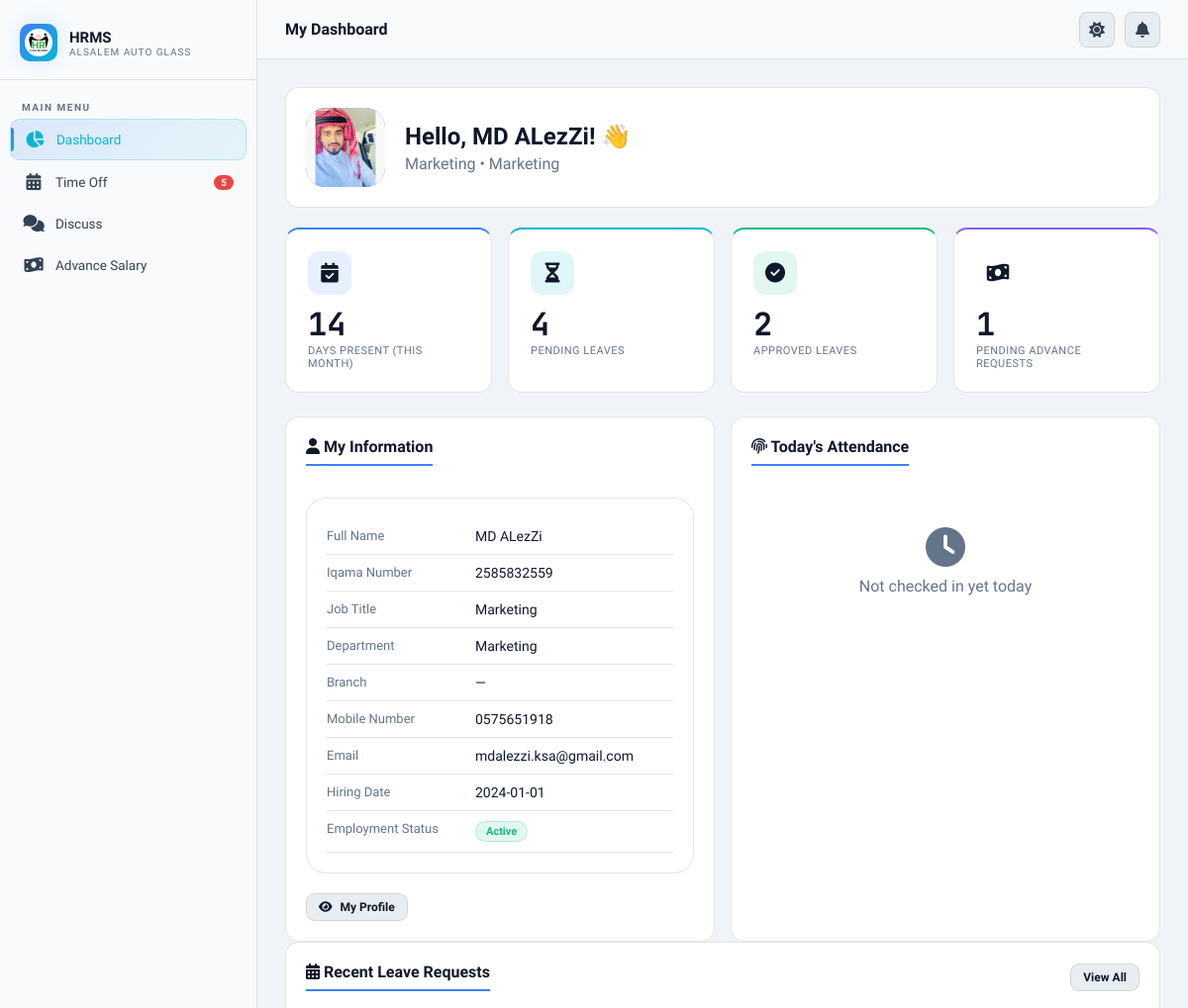
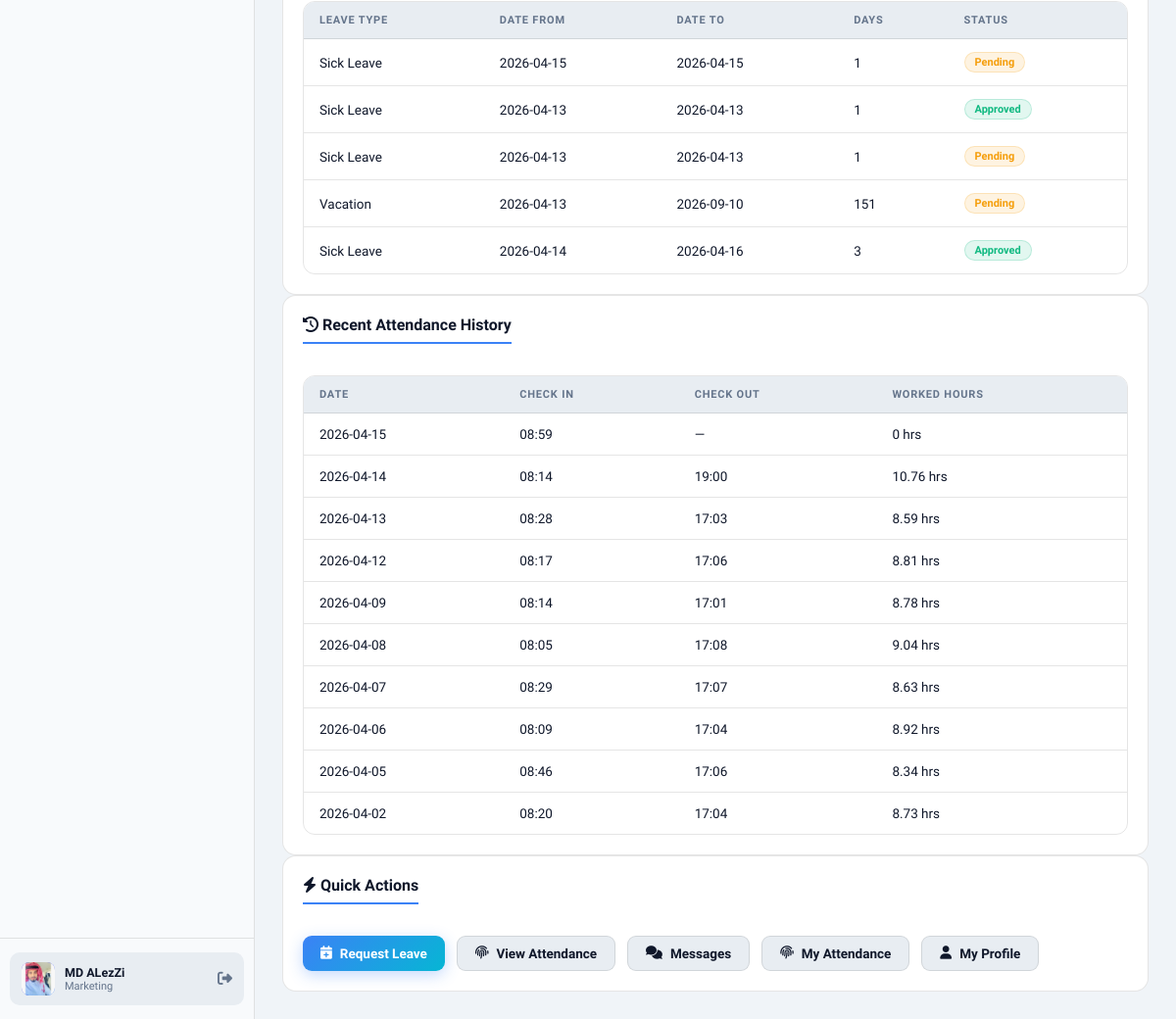
Page / (signed in) on the earlier database version (2 pictures, top to bottom).
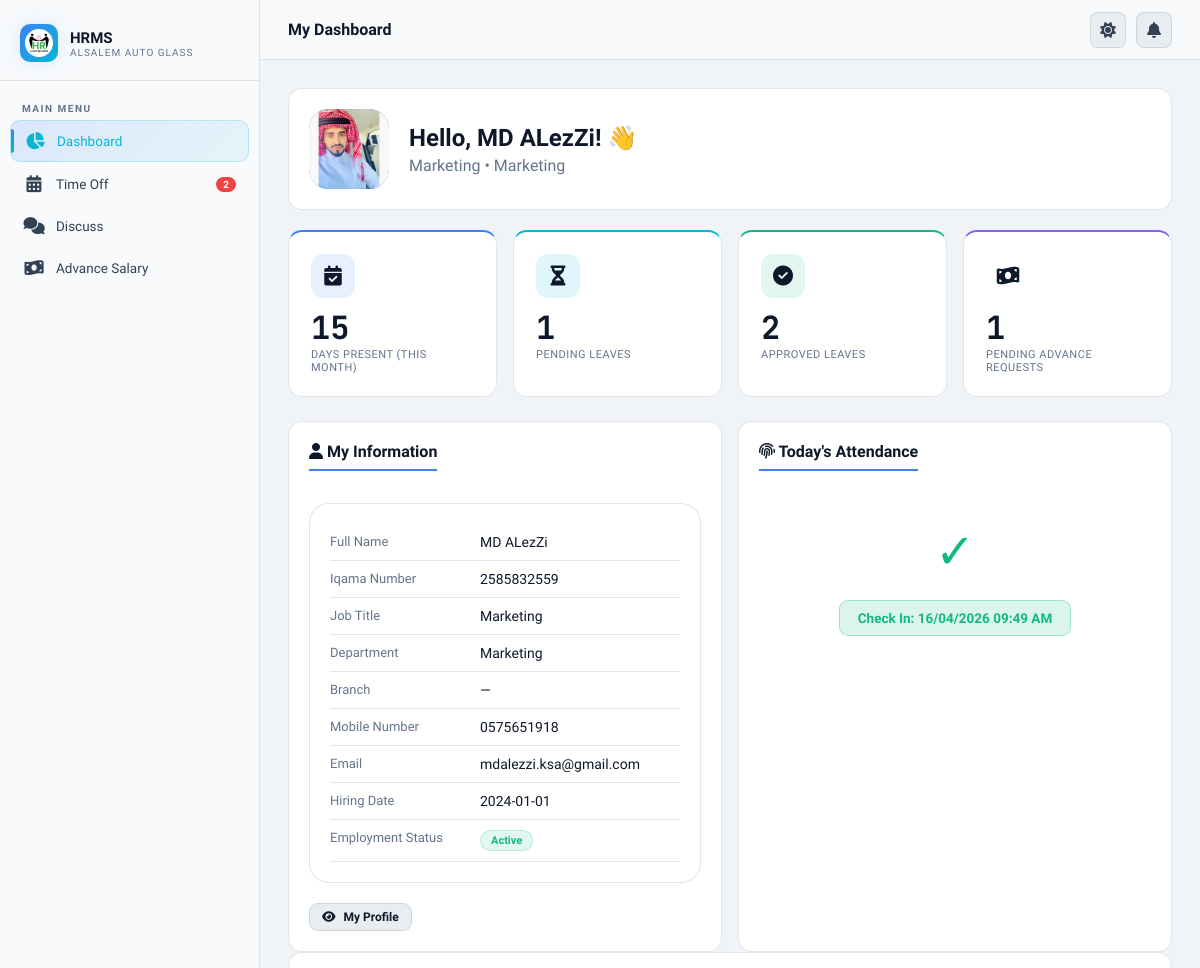
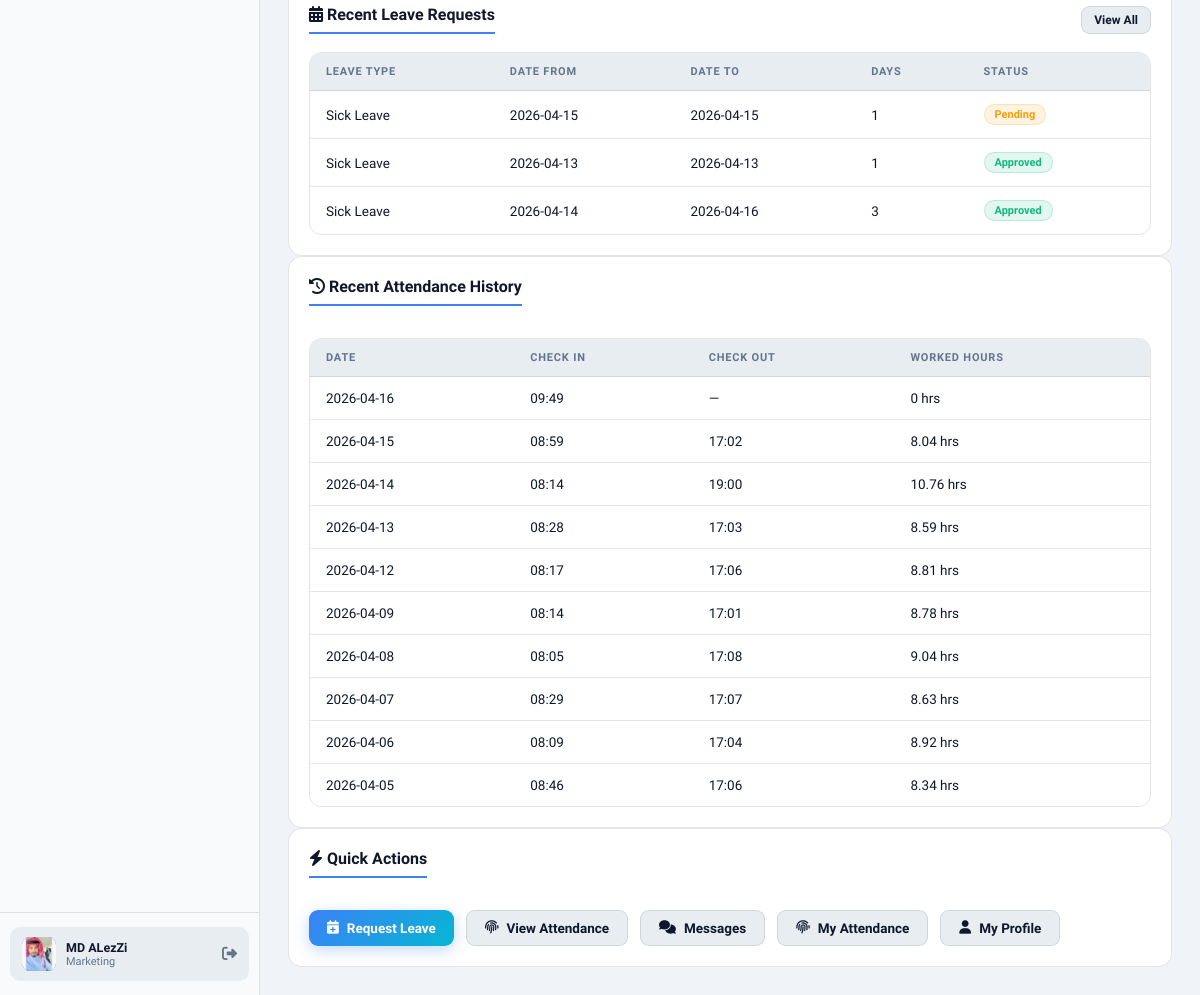
Same page on the later database version (2 pictures, top to bottom).
### core/models.py (models this page shows, shortened)
class TimeOffRequest(models.Model):
    STATUS_CHOICES = [
        ("pending", "Pending"),
        ("approved", "Approved"),
        ("refused", "Refused"),
        ("cancelled", "Cancelled"),
    ]
    APPROVAL_STATE_CHOICES = [
        ("draft", "Draft"),
        ("submitted", "Submitted"),
        ("branch_approved", "Branch Manager Approved"),
        ("manager_approved", "Manager Approved"),
        ("ceo_approved", "CEO Approved"),
        ("hr_approved", "HR Approved"),
        ("approved", "Approved"),
        ("refused", "Refused"),
    ]
    REQUESTER_ROLE_CHOICES = [
        ("employee", "Employee"),
        ("officer", "Officer"),
        ("branch_manager", "Branch Manager"),
        ("manager", "Manager"),
        ("hr", "HR"),
    ]
    status = models.CharField(max_length=20, choices=STATUS_CHOICES, default="pending")
    approval_state = models.CharField(
        max_length=20, choices=APPROVAL_STATE_CHOICES, default="draft"
    )
    requester_role = models.CharField(
        max_length=20, choices=REQUESTER_ROLE_CHOICES, blank=True
    )
    refused_reason = models.TextField(blank=True)
    employee = models.ForeignKey(
        Employee, on_delete=models.CASCADE, related_name="time_off_requests"
    )
    leave_type = models.ForeignKey(TimeOffType, on_delete=models.CASCADE)
    date_from = models.DateField()
    date_to = models.DateField()
    supporting_document = models.FileField(
        upload_to="timeoff_documents/",
        null=True,
        blank=True,
    )
    reason = models.TextField(blank=True)
    status = models.CharField(max_length=20, choices=STATUS_CHOICES, default="pending")
    approved_by = models.ForeignKey(
        Employee,
        null=True,
        blank=True,
        on_delete=models.SET_NULL,
        related_name="approved_requests",
    )
    created_at = models.DateTimeField(auto_now_add=True)
    @property
    def days_count(self):
        return (self.date_to - self.date_from).days + 1

class TimeOffType(models.Model):
    name = models.CharField(max_length=100)
    days_allowed = models.IntegerField(default=0)
    color = models.CharField(max_length=20, default="#4f46e5")

class AttendanceRecord(models.Model):
    employee = models.ForeignKey(
        Employee, on_delete=models.CASCADE, related_name="attendance"
    )
    date = models.DateField()
    check_in = models.DateTimeField(null=True, blank=True)
    check_out = models.DateTimeField(null=True, blank=True)
    source = models.CharField(
        max_length=20,
        choices=[("zkteco", "ZKTeco"), ("manual", "Manual")],
        default="zkteco",
    )
    class Meta:
        unique_together = ("employee", "date")
    @property
    def worked_hours(self):
        if self.check_in and self.check_out:
            delta = self.check_out - self.check_in
            return round(delta.seconds / 3600, 2)
        return 0

### core/views.py (the view)
# urls.py: path("", views.dashboard, name="dashboard"),
@login_required
def dashboard(request):
    if request.user.is_hr:
        total_employees = Employee.objects.filter(employment_status="active").count()
        pending_leaves = TimeOffRequest.objects.filter(status="pending").count()
        today = timezone.now().date()
        present_today = AttendanceRecord.objects.filter(date=today).count()
        unread_messages = Message.objects.filter(
            receiver=request.user, is_read=False
        ).count()
        recent_employees = Employee.objects.filter(employment_status="active").order_by(
            "-date_joined"
        )[:5]
        recent_leaves = TimeOffRequest.objects.order_by("-created_at")[:5]
        context = {
            "total_employees": total_employees,
            "pending_leaves": pending_leaves,
            "present_today": present_today,
            "unread_messages": unread_messages,
            "recent_employees": recent_employees,
            "recent_leaves": recent_leaves,
            "is_hr_dashboard": True,
        }
        return render(request, "dashboard.html", context)
    else:
        employee = request.user
        today = timezone.now().date()
        attendance_today = AttendanceRecord.objects.filter(
            employee=employee, date=today
        ).first()
        if today.day >= 21:
            period_start = today.replace(day=21)
            period_end = today
        else:
            first_of_month = today.replace(day=1)
            prev_month = first_of_month - timezone.timedelta(days=1)
            period_start = prev_month.replace(day=21)
            period_end = today
        attendance_this_month = AttendanceRecord.objects.filter(
            employee=employee,
            date__gte=period_start,
            date__lte=period_end,
        ).count()
        pending_leaves = TimeOffRequest.objects.filter(
            employee=employee, status="pending"
        ).count()
        approved_leaves = TimeOffRequest.objects.filter(
            employee=employee, status="approved"
        ).count()
        total_leaves_taken = TimeOffRequest.objects.filter(
            employee=employee, status="approved"
        ).count()
        recent_leave_requests = TimeOffRequest.objects.filter(
            employee=employee
        ).order_by("-created_at")[:5]
        recent_attendance = AttendanceRecord.objects.filter(employee=employee).order_by(
            "-date"
        )[:10]
        unread_messages = Message.objects.filter(
            receiver=employee, is_read=False
        ).count()
        advance_pending = AdvanceSalaryRequest.objects.filter(
            employee=employee, status="pending"
        ).count()
        context = {
            "is_employee_dashboard": True,
            "employee": employee,
            "attendance_today": attendance_today,
            "attendance_this_month": attendance_this_month,
            "pending_leaves": pending_leaves,
            "approved_leaves": approved_leaves,
            "total_leaves_taken": total_leaves_taken,
            "recent_leave_requests": recent_leave_requests,
            "recent_attendance": recent_attendance,
            "unread_messages": unread_messages,
            "advance_pending": advance_pending,
            "today": today,
        }
        return render(request, "employee_dashboard.html", context)

### core/context_processors.py (called while the page is built)
def notification_counts(request):
    if request.user.is_authenticated:
        return {
            "pending_count": TimeOffRequest.objects.filter(status="pending").count(),
            "unread_count": Message.objects.filter(
                receiver=request.user, is_read=False
            ).count(),
            "pending_advance_count": (
                AdvanceSalaryRequest.objects.filter(status="pending").count()
                if request.user.is_hr
                else 0
            ),
        }
    return {
        "pending_count": 0,
        "unread_count": 0,
        "pending_advance_count": 0,
    }

### core/models.py (called while the page is built)
    @property
    def is_hr(self):
        return self.role == "hr" or self.is_superuser or self.is_staff

### templates/employee_dashboard.html (shortened to what the changed rows need)
{% extends 'base.html' %}
{% block content %}
<div class="grid-4" style="margin-bottom:24px;">
    <div class="stat-card blue stagger-1" onclick="window.location='{% url 'my_attendance' %}'" style="cursor:pointer;">
        <div class="stat-icon blue"><i class="fa-solid fa-calendar-check"></i></div>
        <div class="stat-value">{{ attendance_this_month }}</div>
        <div class="stat-label">Days Present (This Month)</div>
    </div>
    <div class="stat-card cyan stagger-2" onclick="window.location='{% url 'timeoff_list' %}'" style="cursor:pointer;">
        <div class="stat-icon cyan"><i class="fa-solid fa-hourglass-half"></i></div>
        <div class="stat-value">{{ pending_leaves }}</div>
        <div class="stat-label">Pending Leaves</div>
    </div>
</div>
<div class="grid-2">
    <div class="card stagger-6">
        <div style="margin-top:16px;">
            {% if attendance_today %}
                <div style="text-align:center;padding:20px;">
                    <div style="font-size:48px;color:var(--success);margin-bottom:10px;">✓</div>
                    <div style="margin-top:10px;" class="btn btn-success">
                        <div>Check In: <strong>{{ attendance_today.check_in|date:"d/m/Y h:i A" }}</strong></div>
                    </div>
                </div>
            {% else %}
                <div style="text-align:center;padding:30px;color:var(--text3);">
                    <i class="fa-solid fa-clock" style="font-size:40px;margin-bottom:10px;display:block;"></i>
                    Not checked in yet today
                </div>
            {% endif %}
        </div>
    </div>
</div>
<div class="card stagger-7">
    {% if recent_leave_requests %}
    <div class="table-wrapper">
        <table class="table">
            <thead>
                <tr><th>Leave Type</th><th>Date From</th><th>Date To</th><th>Days</th><th>Status</th></tr>
            </thead>
            <tbody>
                {% for req in recent_leave_requests %}
                <tr>
                    <td>{{ req.leave_type.name }}</td>
                    <td>{{ req.date_from|date:"Y-m-d" }}</td>
                    <td>{{ req.date_to|date:"Y-m-d" }}</td>
                    <td>{{ req.days_count }}</td>
                    <td><span class="badge badge-{% if req.status == 'approved' %}success{% elif req.status == 'pending' %}warning{% else %}danger{% endif %}">{{ req.get_status_display }}</span></td>
                </tr>
                {% endfor %}
            </tbody>
        </table>
    </div>
    {% else %}
    <div style="text-align:center;padding:30px;color:var(--text3);">No leave requests found</div>
    {% endif %}
</div>
<div class="card stagger-8">
    {% if recent_attendance %}
    <div class="table-wrapper" style="margin-top:16px;">
        <table class="table">
            <thead>
                <tr><th>Date</th><th>Check In</th><th>Check Out</th><th>Worked Hours</th></tr>
            </thead>
            <tbody>
                {% for att in recent_attendance %}
                <tr>
                    <td>{{ att.date|date:"Y-m-d" }}</td>
                    <td>{{ att.check_in|date:"H:i"|default:"—" }}</td>
                    <td>{{ att.check_out|date:"H:i"|default:"—" }}</td>
                    <td>{{ att.worked_hours }} hrs</td>
                </tr>
                {% endfor %}
            </tbody>
        </table>
    </div>
    {% else %}
    <div style="text-align:center;padding:30px;color:var(--text3);">No attendance records found</div>
    {% endif %}
</div>
{% endblock %}

### templates/base.html (shortened to what this page needs)
{% load static %}
<!DOCTYPE html>
<html lang="en">
<head>
  <link rel="stylesheet" href="{% static 'css/main.css' %}">
  <link rel="stylesheet" href="https://cdnjs.cloudflare.com/ajax/libs/font-awesome/6.5.0/css/all.min.css">
</head>
<body>
  <div class="app-wrapper">
    <aside class="sidebar" id="sidebar">
      <div class="sidebar-logo">
        <div class="logo-icon">
          <img src="{% static 'img/favicon.png' %}" alt="HRMS Logo"
            style="width: 28px; height: 28px; object-fit: contain;">
        </div>
        <div>
          <div class="logo-text">HRMS</div>
          <div class="logo-sub">AlSalem Auto Glass</div>
        </div>
      </div>
      <nav class="sidebar-nav">
        <div class="nav-label">Main Menu</div>
        <a href="{% url 'dashboard' %}"
          class="nav-item {% if request.resolver_match.url_name == 'dashboard' %}active{% endif %}">
          <span class="nav-icon"><i class="fa-solid fa-chart-pie"></i></span>
          Dashboard
        </a>
        <a href="{% url 'timeoff_list' %}"
          class="nav-item {% if 'timeoff' in request.resolver_match.url_name %}active{% endif %}">
          <span class="nav-icon"><i class="fa-solid fa-calendar-days"></i></span>
          Time Off
          {% if pending_count %}<span class="nav-badge">{{ pending_count }}</span>{% endif %}
        </a>
        <a href="{% url 'discuss' %}"
          class="nav-item {% if 'discuss' in request.resolver_match.url_name %}active{% endif %}">
          <span class="nav-icon"><i class="fa-solid fa-comments"></i></span>
          Discuss
        </a>
        <a href="{% url 'advance_salary_list' %}"
          class="nav-item {% if 'advance' in request.resolver_match.url_name %}active{% endif %}">
          <span class="nav-icon"><i class="fa-solid fa-money-bill-wave"></i></span>
          Advance Salary
        </a>
      </nav>
      <div class="sidebar-footer">
        <div class="user-card">
          <div class="user-avatar">
            {% if request.user.personal_photo %}
            <img src="{{ request.user.personal_photo.url }}" alt="">
            {% else %}
            {{ request.user.full_name|first|upper }}
            {% endif %}
          </div>
          <div>
            <div class="user-name">{{ request.user.full_name|truncatechars:20 }}</div>
            <div class="user-role">{{ request.user.job_title|default:"Employee"|truncatechars:22 }}</div>
          </div>
          <a href="{% url 'logout' %}" style="margin-left:auto;color:var(--text3);font-size:15px;" title="Logout"><i
              class="fa-solid fa-right-from-bracket"></i></a>
        </div>
      </div>
    </aside>
    <div class="main-content">
      <header class="topbar">
        <span class="topbar-title">{% block page_title %}Dashboard{% endblock %}</span>
        <div class="topbar-right">
          <button class="topbar-btn" onclick="toggleTheme()" title="Toggle Theme" id="themeBtn">
            <i id="themeIcon"></i>
          </button>
          <a href="{% url 'discuss' %}" class="topbar-btn" title="Messages"><i class="fa-solid fa-bell"></i></a>
        </div>
      </header>
      <main class="page-content">
        {% block content %}{% endblock %}
      </main>
    </div>
  </div>
  <link href="https://cdn.jsdelivr.net/npm/select2@4.1.0-rc.0/dist/css/select2.min.css" rel="stylesheet" />
</body>
</html>

Differences in the rows shown:
removed TimeOffRequest: leave_type.name "Sick Leave", date_from "2026-04-13", date_to "2026-04-13", days_count "1", status "Pending"
removed TimeOffRequest: leave_type.name "Vacation", date_from "2026-04-13", date_to "2026-09-10", days_count "151", status "Pending"
no longer on this page (row unchanged): AttendanceRecord: date "2026-04-02", check_in "08:20", check_out "17:04", worked_hours "8.73"
added AttendanceRecord: check_in "16/04/2026 09:49 AM", date "2026-04-16", check_in "09:49", check_out "—", worked_hours "0"
changed AttendanceRecord (number 2 of 10 on the later page): check_out "—" → "17:02"; worked_hours "0" → "8.04"
Other differences:
{{ pending_count }}: "5" → "2"
{{ attendance_this_month }}: "14" → "15"
{{ pending_leaves }}: "4" → "1"
text no longer shown: "Not checked in yet today"
text now shown: "✓ Check In:"
